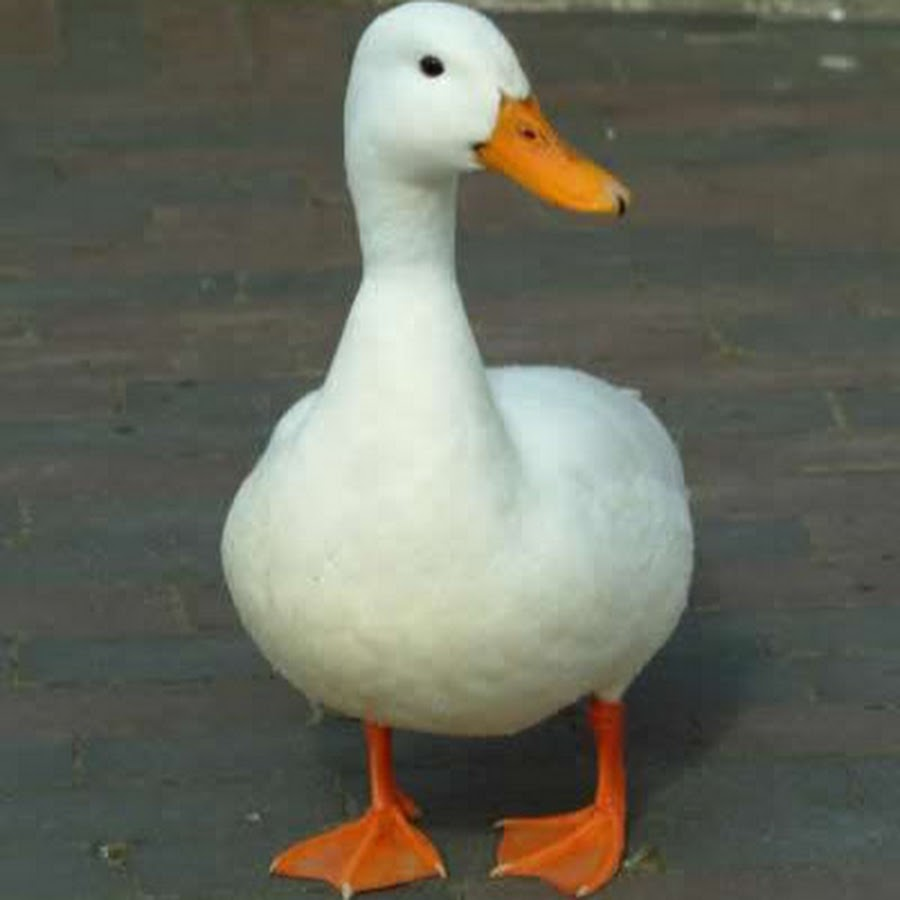
#> input picture lab 2/duck.jpg, 900 x 900 px
$ python 'log transformation.py'
#> lines starting #> are read from the running program, lines starting #| are printed output that depends on the picture
import cv2
import numpy as np

img = cv2.imread('duck.jpg')
#> img is the input picture: shape (900, 900, 3); mean B, G, R 93.6, 105.8, 104.6
if img is None:
    raise FileNotFoundError("Could not load 'duck.jpg'")

gray_img = cv2.cvtColor(img, cv2.COLOR_BGR2GRAY)
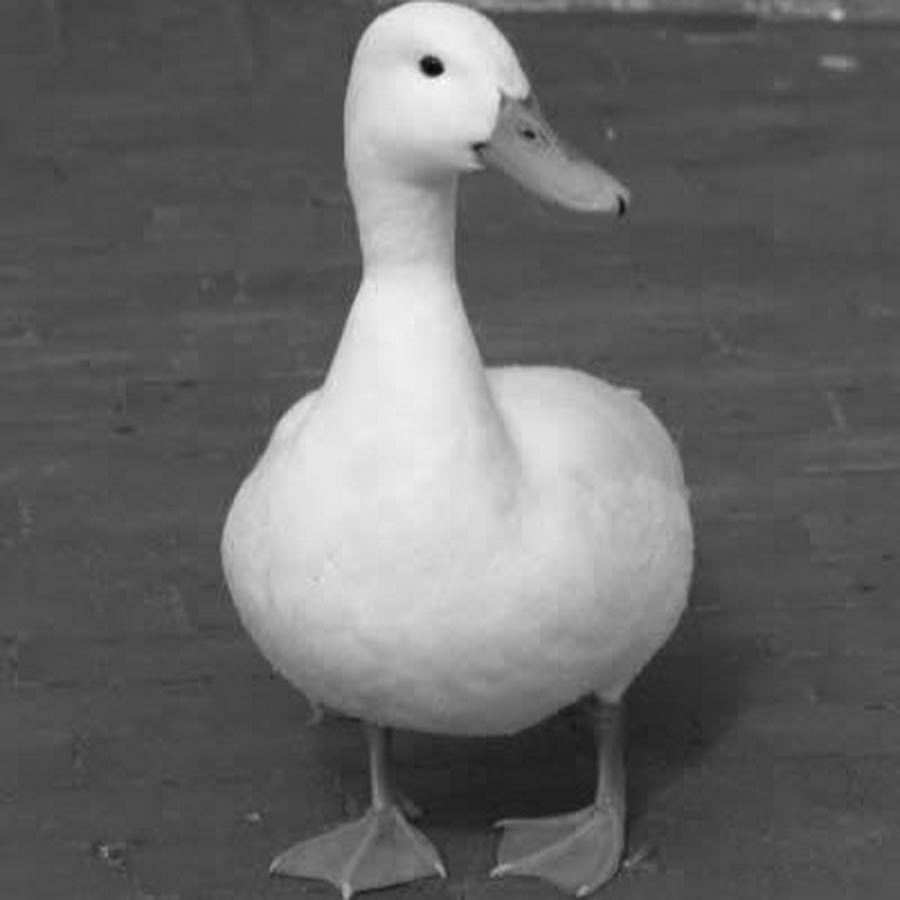
#> gray_img: shape (900, 900); min 8, max 252, mean 104.1

C = 20
log_img = C * np.log1p(gray_img.astype(np.float32))
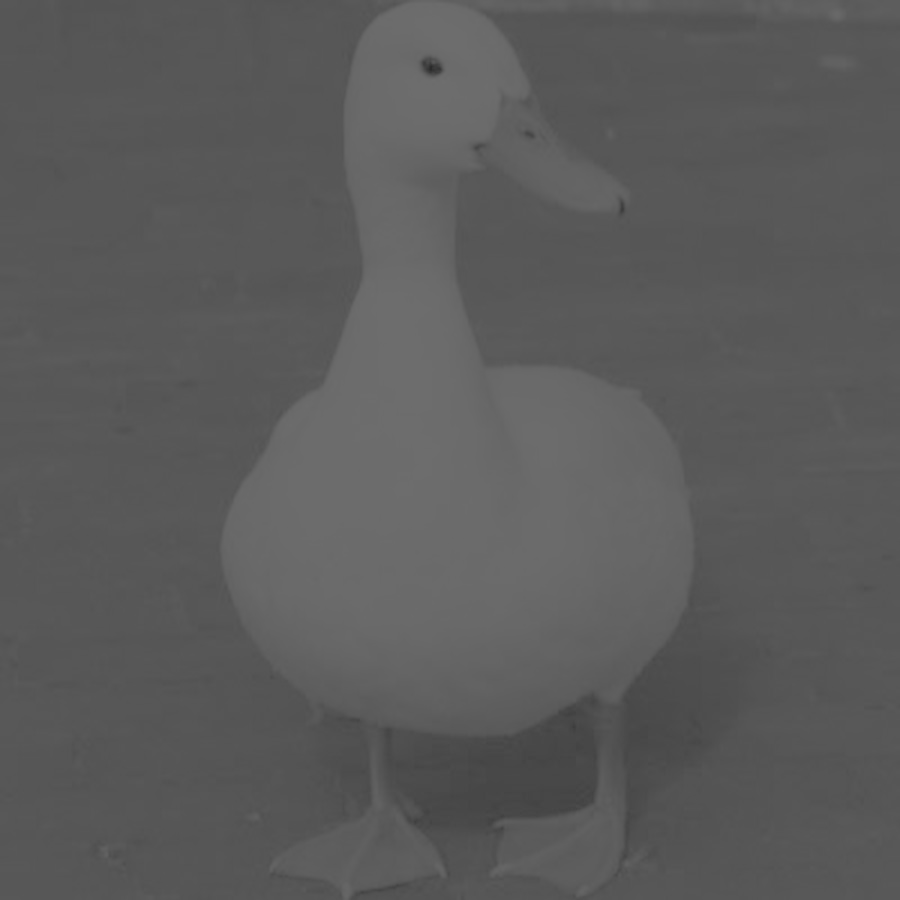
#> log_img: shape (900, 900) float32; min 43.94, max 110.7, mean 91.2
log_img = cv2.normalize(log_img, None, 0, 255, cv2.NORM_MINMAX).astype(np.uint8)
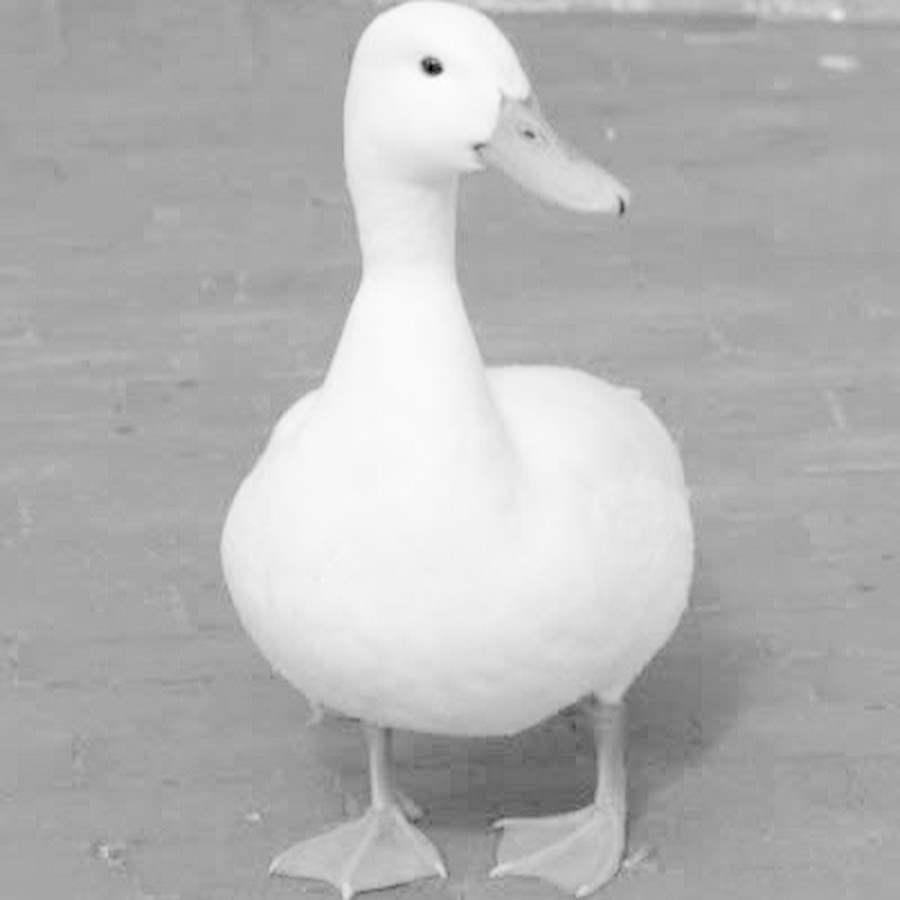
#> log_img: shape (900, 900); min 0, max 255, mean 180

result = cv2.hconcat([gray_img, log_img])
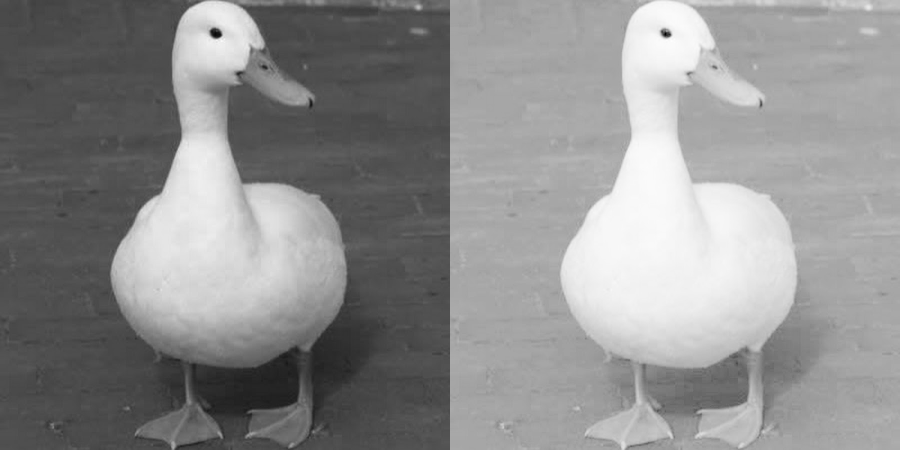
#> result: shape (900, 1800) (shown at 1/2 size); min 0, max 255, mean 142
cv2.imshow('Log transformation', result)
cv2.imwrite('output_image.jpg', result)
cv2.waitKey(0)
cv2.destroyAllWindows()
